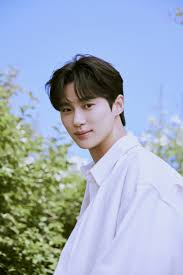
#> input picture Hafta8/resim.jpg, 183 x 275 px
$ python uyg2.py
#> lines starting #> are read from the running program, lines starting #| are printed output that depends on the picture
import cv2
import numpy as np
import matplotlib.pyplot as plt

# Ortalama filtre fonksiyonu
def mean_filter(image, kernel_size=3):
    """
    Ortalama filtre uygular.
    :param image: Gri tonlamalı görüntü
    :param kernel_size: Filtre boyutu (örnek: 3x3)
    :return: Filtrelenmiş görüntü
    """
    pad_size = kernel_size // 2
    padded_image = np.pad(image, pad_size, mode='constant', constant_values=0)
    filtered_image = np.zeros_like(image)

    for i in range(image.shape[0]):
        for j in range(image.shape[1]):
            kernel_region = padded_image[i:i + kernel_size, j:j + kernel_size]
            filtered_image[i, j] = np.mean(kernel_region)
    return filtered_image

# Gauss filtre fonksiyonu
def gaussian_filter(image, kernel_size=3):
    """
    Gauss filtresi uygular.
    :param image: Gri tonlamalı görüntü
    :param kernel_size: Filtre boyutu
    :return: Filtrelenmiş görüntü
    """
    pad_size = kernel_size // 2
    padded_image = np.pad(image, pad_size, mode='constant', constant_values=0)
    filtered_image = np.zeros_like(image)

    # Gauss kernel oluştur
    ax = np.arange(-pad_size, pad_size + 1)
    xx, yy = np.meshgrid(ax, ax)
    kernel = np.exp(-(xx**2 + yy**2) / (2 * (pad_size**2)))
    kernel /= np.sum(kernel)

    for i in range(image.shape[0]):
        for j in range(image.shape[1]):
            kernel_region = padded_image[i:i + kernel_size, j:j + kernel_size]
            filtered_image[i, j] = np.sum(kernel_region * kernel)
    return filtered_image

# Medyan filtre fonksiyonu
def median_filter(image, kernel_size=3):
    """
    Medyan filtre uygular.
    :param image: Gri tonlamalı görüntü
    :param kernel_size: Filtre boyutu
    :return: Filtrelenmiş görüntü
    """
    pad_size = kernel_size // 2
    padded_image = np.pad(image, pad_size, mode='constant', constant_values=0)
    filtered_image = np.zeros_like(image)

    for i in range(image.shape[0]):
        for j in range(image.shape[1]):
            kernel_region = padded_image[i:i + kernel_size, j:j + kernel_size]
            filtered_image[i, j] = np.median(kernel_region)
    return filtered_image

# Gürültülü bir görüntü oluştur
image_path = "resim.jpg"  # Kendi görüntü dosyanızın yolunu yazın
image = cv2.imread(image_path, cv2.IMREAD_GRAYSCALE)
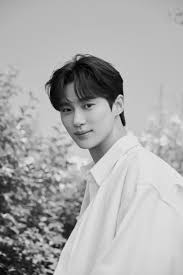
#> image: shape (275, 183); min 0, max 238, mean 171.3

if image is None:
    print("Görüntü yüklenemedi! Lütfen dosya yolunu kontrol edin.")
else:
    # Gürültü ekle
    sigma = 30
    noisy_image = np.random.normal(0, sigma, image.shape) + image
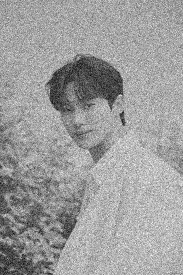
#> noisy_image: shape (275, 183) float64; min -86.83, max 331.1, mean 171.2; drawn with min black and max white
    noisy_image = np.clip(noisy_image, 0, 255).astype(np.uint8)
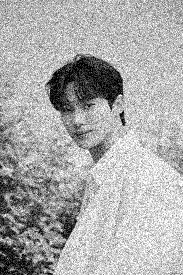
#> noisy_image: shape (275, 183); min 0, max 255, mean 170.5

    # Filtreleri uygula
    mean_filtered = mean_filter(noisy_image)
#> in mean_filter, `padded_image = np.pad(image, pad_size, mode='constant', constant_value..`:
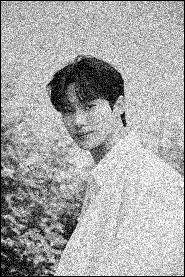
#> padded_image: shape (277, 185); min 0, max 255, mean 167.4
#> after the loop in mean_filter, `for i in range(image.shape[0]):`:
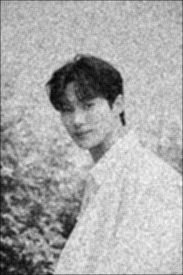
#> filtered_image: shape (275, 183); min 5, max 248, mean 169.1
    gaussian_filtered = gaussian_filter(noisy_image)
    median_filtered = median_filter(noisy_image)
#> after the loop in median_filter, `for i in range(image.shape[0]):`:
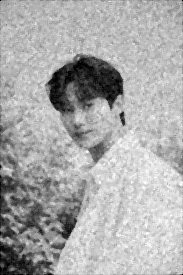
#> filtered_image: shape (275, 183); min 0, max 255, mean 170.4

    # Orijinal ve filtrelenmiş görüntüleri plot et
    plt.figure(figsize=(12, 4))
    plt.subplot(1, 4, 1)
    plt.imshow(image, cmap='gray')
    plt.title("Orijinal")
    plt.axis('off')

    plt.subplot(1, 4, 2)
    plt.imshow(mean_filtered, cmap='gray')
    plt.title("Ortalama Filtre")
    plt.axis('off')

    plt.subplot(1, 4, 3)
    plt.imshow(gaussian_filtered, cmap='gray')
    plt.title("Gauss Filtre")
    plt.axis('off')

    plt.subplot(1, 4, 4)
    plt.imshow(median_filtered, cmap='gray')
    plt.title("Medyan Filtre")
    plt.axis('off')

    plt.suptitle("Filtreleme Sonuçları")
    plt.show()
